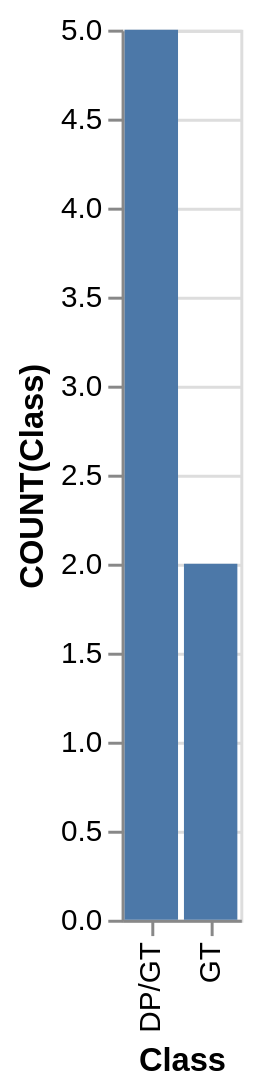

Write the Vega-Lite specification saved for this chart.
### Vega-Lite specification from a JSON file in a GitHub repository (floating-point values rounded to 4 significant figures)
{"data": {"values": [{"x_data": "DP/GT", "y_data": 5}, {"x_data": "GT", "y_data": 2}]}, "mark": "bar", "encoding": {"x": {"field": "x_data", "type": "nominal", "title": "Class", "sort": "ascending"}, "y": {"field": "y_data", "type": "quantitative", "title": "COUNT(Class)"}}}
